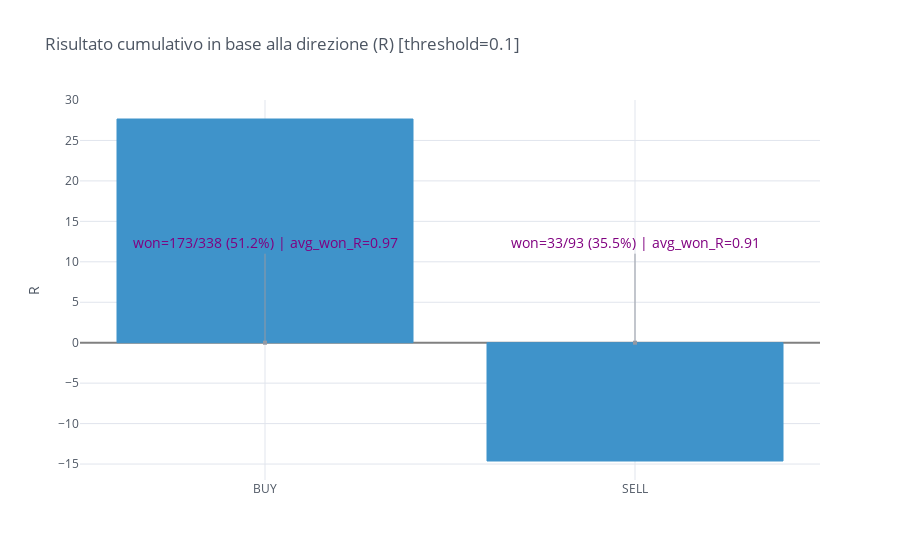

The notebook cell saved with this chart:
### Markdown cell above
### Per questi prossimi grafici non è necessario analizzare la differenza fra le due versioni

### Code cell
df = df1.copy()
threshold = 0.1
longs = df[df.side == 'BUY']
shorts = df[df.side == 'SELL']
longs_won = longs[df.result > threshold]
shorts_won = shorts[df.result > threshold]

notes = {0: (f'won={len(longs_won):.0f}/{len(longs):.0f} ({len(longs_won)/len(longs):.1%}) | '
             f'avg_won_R={longs_won.result.mean():.2f}'),

         1: (f'won={len(shorts_won):.0f}/{len(shorts):.0f} ({len(shorts_won)/len(shorts):.1%}) | '
            f'avg_won_R={shorts_won.result.mean():.2f}')}

df.groupby('side').sum().iplot(kind='bar', colors=cf_colors, opacity=1, yTitle='R',
                               zerolinecolor='grey', textangle=0, fontcolor='purple', fontsize=14, annotations=notes, 
                               title=f'Risultato cumulativo in base alla direzione (R) [threshold={threshold}]')

### Figure 1 — Plotly figure (JSON) as saved in the notebook; plotly's stock layout.template omitted (floating-point values rounded to 4 significant figures)
{"data": [{"marker": {"color": "rgba(63, 147, 202, 1)", "line": {"color": "rgba(63, 147, 202, 1.0)", "width": 1}}, "name": "result", "orientation": "v", "text": "", "type": "bar", "x": ["BUY", "SELL"], "y": [27.65, -14.62]}], "layout": {"annotations": [{"arrowcolor": "#9499A3", "arrowhead": 7, "ax": 0, "ay": -100, "font": {"color": "purple", "size": 14}, "hovertext": "", "opacity": 1, "showarrow": true, "text": "won=173/338 (51.2%) | avg_won_R=0.97", "textangle": 0, "x": 0, "xref": "x", "y": 0, "yref": "y"}, {"arrowcolor": "#9499A3", "arrowhead": 7, "ax": 0, "ay": -100, "font": {"color": "purple", "size": 14}, "hovertext": "", "opacity": 1, "showarrow": true, "text": "won=33/93 (35.5%) | avg_won_R=0.91", "textangle": 0, "x": 1, "xref": "x", "y": 0, "yref": "y"}], "legend": {"bgcolor": "#FFFFFF", "font": {"color": "#4D5663"}}, "paper_bgcolor": "#FFFFFF", "plot_bgcolor": "#FFFFFF", "title": {"font": {"color": "#4D5663"}, "text": "Risultato cumulativo in base alla direzione (R) [threshold=0.1]"}, "xaxis": {"gridcolor": "#E1E5ED", "showgrid": true, "tickfont": {"color": "#4D5663"}, "title": {"font": {"color": "#4D5663"}, "text": ""}, "zerolinecolor": "grey"}, "yaxis": {"gridcolor": "#E1E5ED", "showgrid": true, "tickfont": {"color": "#4D5663"}, "title": {"font": {"color": "#4D5663"}, "text": "R"}, "zerolinecolor": "grey"}}}
